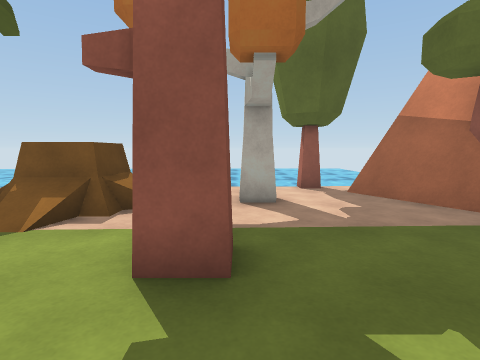
[1] (above)

16 first-person views from a walk through a 3-D level made in the Unity game engine. The camera is 1.2 m above the floor, tilts 6° down and sees 80° across. The floor is counted in squares, 1.12 m on a side. Each view is taken from the middle of a square. On the plan, view 1 faces up. The plan holds only what a view shows up to about 12 squares ahead; the rest is blank. The place goes on beyond the plan. The player character is not drawn. Some surface patterns are stand-ins.

[2]
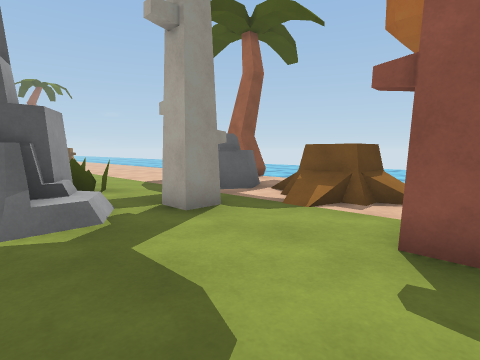

[3]
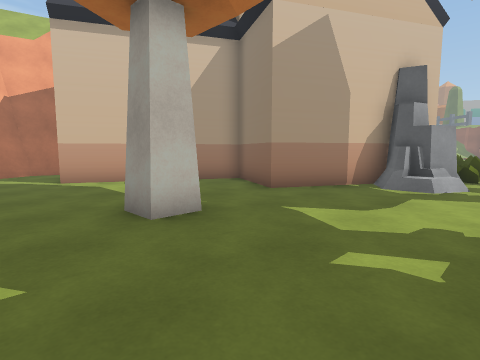

[4]
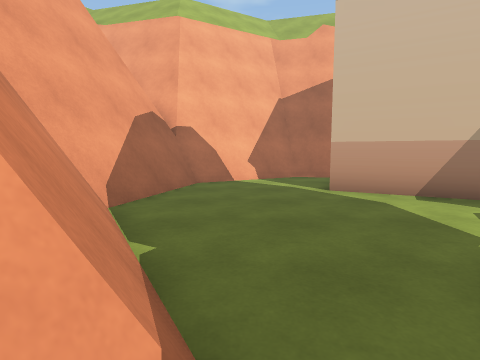

[5]
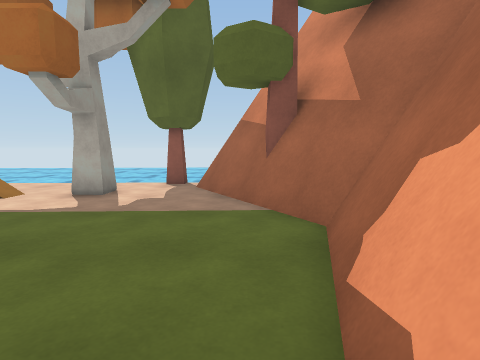

[6]
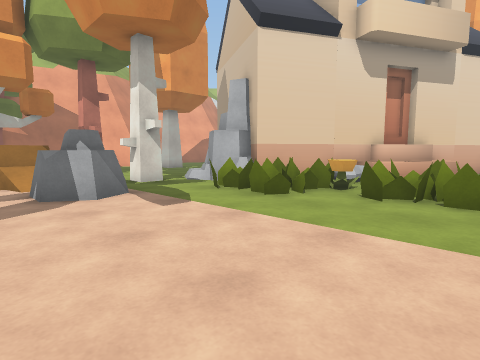

[7]
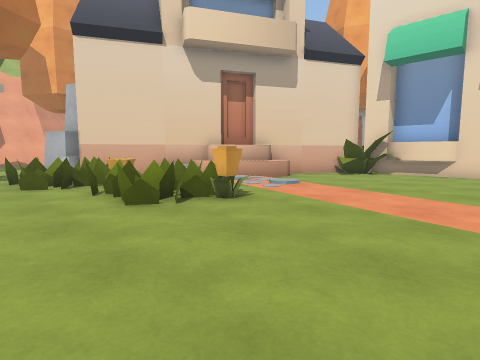

[8]
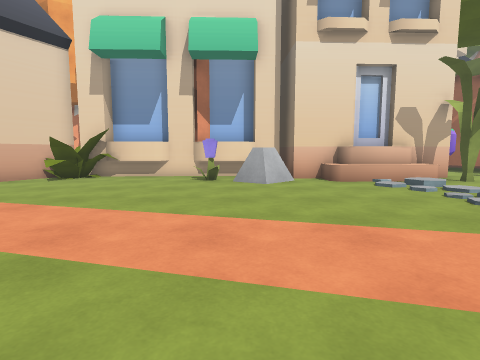

[9]
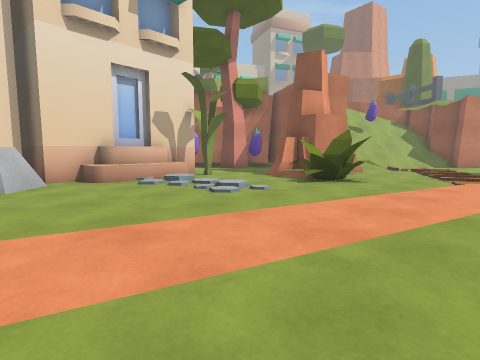

[10]
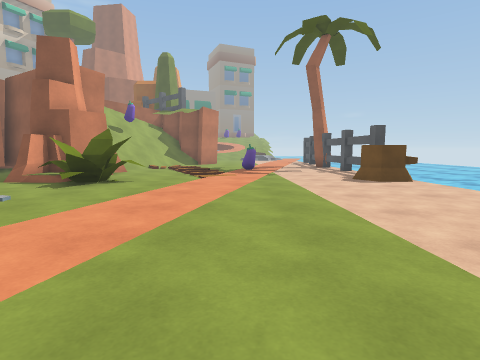

[11]
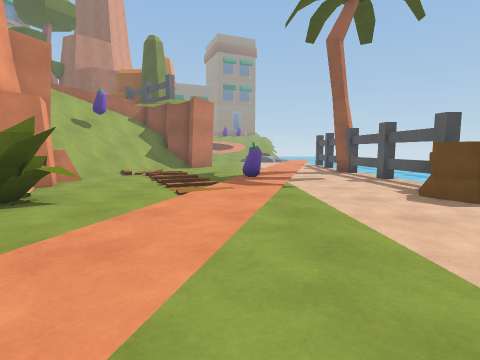

[12]
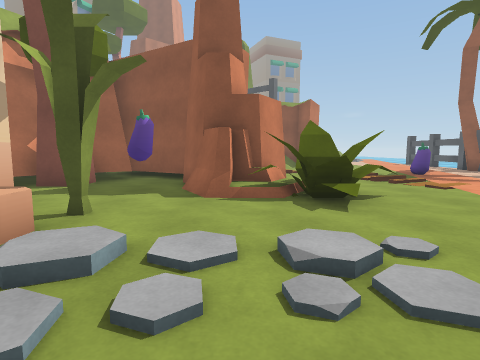

[13]
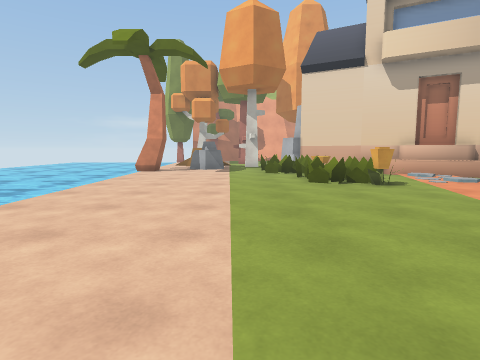

[14]
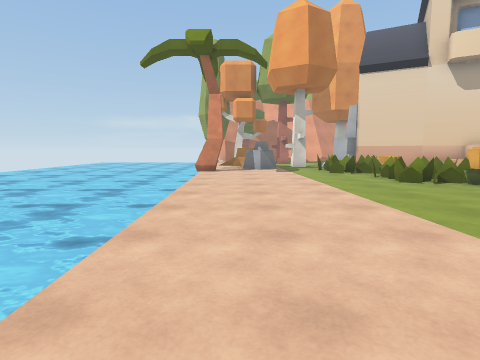

[15]
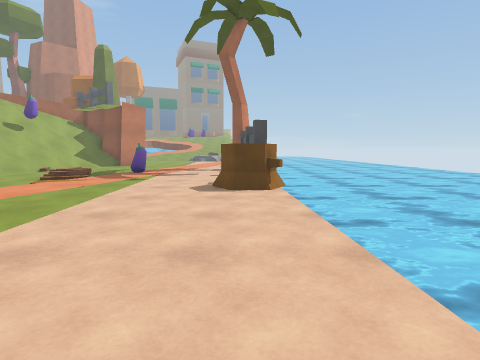

[16]
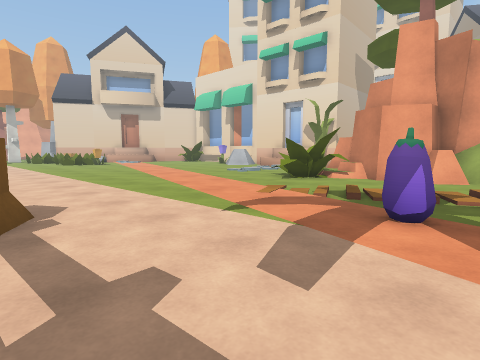

### Floor plan
Key: @ floor where view 1 was taken; # wall or solid block; . main floor; : floor 0.25 m higher than the main floor; / step, stairs or slope; = window, fence, low wall or low ledge; ≈ water the walk keeps out of; ^ raised ledge; O other object.
Columns run from 36 left of view 1 to 6 right of it. Each row starts with its distance up from view 1.
  9   ≈≈≈≈≈≈≈≈≈≈    ≈≈≈≈≈≈≈≈≈≈
  8   ≈≈≈≈≈≈≈≈≈≈≈  ≈≈≈≈≈≈≈≈≈≈≈ OO≈    ....O
  7   OOOOO.....................#..   .....##
  6 .O...OO.........................OO .O...##
  5 .............................OO.OOO.....=#
  4 .............................OO../.......##
  3 ...............................O....O.....#
  2 .O.............................#.........=#
  1 .O.............................O.........##
  0 .../........................OOOO....@....#
 -1 ////..................O.O.O ###O.........#
 -2 /./.....................  O # ###....#O.=#
 -3 /.....O...................O#    ##... O..##
 -4 /....OO//.............:.:^^#    ##........#
 -5 /.O##OO.../..............^#     #.........#
 -6 // ###O.................^^#     ##.........
 -7 // ###O.../.............^#       ###.......
 -8   ##......//...O.........#         ###....=
 -9   #..O..O==^^=OOOO....O.##           #....#
-10  ###....###^### #...##OO#             ....#
-11  ###O...      ###########            ...=##
-12    ##.        #    ##               #=.###
-13     ##        #                     ####

Where each view was taken, in squares from view 1:
view 1: 0 up, 0 right, facing up
view 2: 1 down, 0 right, facing up-left
view 3: 2 up, 4 right, facing down-left
view 4: 1 down, 4 right, facing down
view 5: 1 down, 4 right, facing up
view 6: 7 up, 14 left, facing down-right
view 7: 3 up, 19 left, facing down-right
view 8: 1 up, 20 left, facing down
view 9: 1 up, 20 left, facing down-left
view 10: 1 up, 20 left, facing left
view 11: 1 up, 24 left, facing left
view 12: 6 down, 23 left, facing left
view 13: 3 up, 23 left, facing right
view 14: 6 up, 23 left, facing right
view 15: 6 up, 22 left, facing left
view 16: 6 up, 36 left, facing down-right
